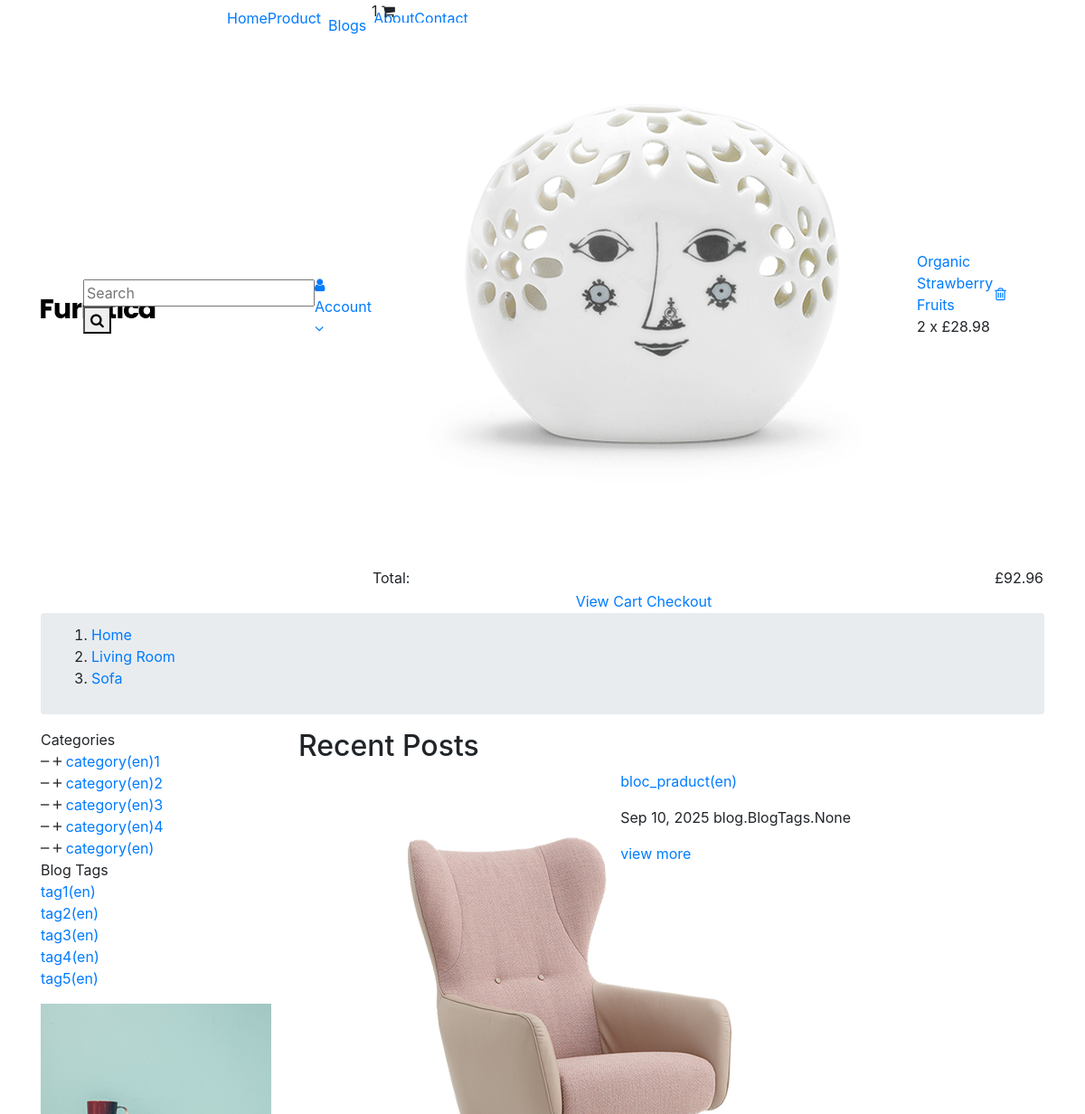
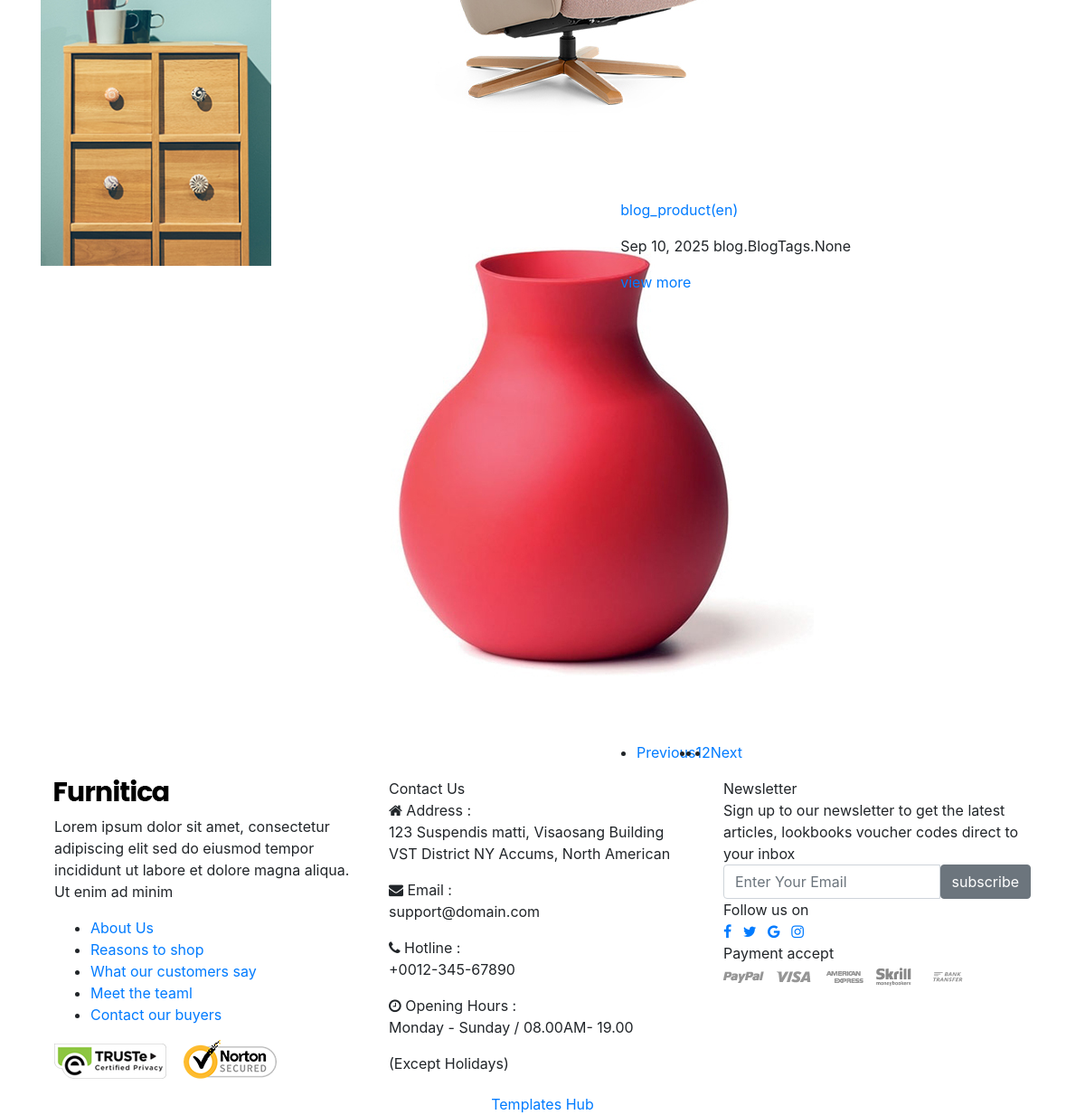
Page /en/blog/product/ on the committed database (2 pictures, top to bottom).
### apps/blog/models.py (models this page shows, shortened)
class BlogCategory(BaseModel):
    title = models.CharField(max_length=255)
    class Meta:
        verbose_name = 'Blog category'
        verbose_name_plural = 'Blog categories'

class BlogTags(BaseModel):
    title = models.CharField(max_length=255)
    class Meta:
        verbose_name = 'Blog tags'
        verbose_name_plural = 'Blog tags'

class BlogPost(BaseModel):
    class BlogStatus(models.TextChoices):
        DRAFT = 'DRAFT'
        PUBLISHED = 'PUBLISHED'
        DELETED = 'DELETED'
    status = models.CharField(
        max_length=20,
        choices=BlogStatus,
        default=BlogStatus.DRAFT
    )
    title = models.CharField(max_length=255)
    content = RichTextUploadingField()
    image = models.ImageField(upload_to='blogs/', null=True, blank=True)
    category = models.ManyToManyField(BlogCategory, related_name='blogs')
    tag = models.ManyToManyField(
        BlogTags,
        related_name='blogs'
    )
    author = models.ForeignKey(
        BlocAuthorModel,
        on_delete=models.CASCADE,
        related_name='blogs'
    )
    class Meta:
        verbose_name = 'Blog'
        verbose_name_plural = 'Blogs'

### apps/blog/views.py (the view)
# urls.py: path('product/', blog_page_views, name = 'blog'),
def blog_page_views(request):
    blogs = BlogPost.objects.filter(
        status=BlogPost.BlogStatus.PUBLISHED
    )
    categories = BlogCategory.objects.all()
    tags = BlogTags.objects.all()
    most_popular_blogs = (
        BlogPost.objects
        .annotate(views_count=Count('views', distinct=True))
        .order_by('-views_count')[:4]
    )
    context = {
        "blogs": blogs,
        "categories": categories,
        "tags": tags,
        "most_popular_blogs": most_popular_blogs,
    }
    return render(
        request, 'blog-list-sidebar-left.html',
        context
    )

### apps/about/templatetags/my_tags.py (called while the page is built)
@register.simple_tag
def get_full_url(request, lang):
    path = request.path.split('/')
    path[1] = lang
    return '/'.join(path)

### template/blog-list-sidebar-left.html (shortened to what this page needs)
{% extends 'layout/base.html' %}
{% load static %}
{% block body_id %}id="blog-list-sidebar-left" class="blog"{% endblock %}
{% block content %}
{% load i18n %}
    <div class="main-content"`>
        <div id="wrapper-site">
            <div id="content-wrapper">
                <div id="main">
                    <div class="page-home">
                        <nav class="breadcrumb-bg">
                            <div class="container no-index">
                                <div class="breadcrumb">
                                    <ol>
                                        <li>
                                            <a href="{% url 'about:home' %}">
                                                <span>{% trans 'Home' %}</span>
                                            </a>
                                        </li>
                                        <li>
                                            <a href="{% url 'product:products' %}">
                                                <span>{% trans 'Living Room' %}</span>
                                            </a>
                                        </li>
                                        <li>
                                            <a href="{% url 'about:abouts' %}">
                                                <span>{% trans 'Sofa' %}</span>
                                            </a>
                                        </li>
                                    </ol>
                                </div>
                            </div>
                        </nav>
                        <div class="container">
                            <div class="content">
                                <div class="row">
                                    <div class="sidebar-3 sidebar-collection col-lg-3 col-md-3 col-sm-4">
                                        <div class="sidebar-block">
                                            <div class="title-block">{% trans 'Categories' %}</div>
                                            <div class="block-content">
                                                {% for cat in categories %}
                                                <div class="cateTitle hasSubCategory open level1">
                                                    <span class="arrow collapse-icons collapsed" data-toggle="collapse" data-target="#livingroom" aria-expanded="false" role="status">
                                                        <i class="zmdi zmdi-minus"></i>
                                                        <i class="zmdi zmdi-plus"></i>
                                                    </span>
                                                    <a class="cateItem" href="#">{{ cat.title }}</a>
                                                </div>
                                                {% endfor %}
                                            </div>
                                        </div>
                                        <div class="sidebar-block product-tags">
                                            <div class="title-block">
                                                {% trans 'Blog Tags' %}
                                            </div>
                                            <div class="block-content">
                                                <ul class="listSidebarBlog list-unstyled">
                                                    {% for tag in tags %}
                                                        <li>
                                                        <a href="#" title="Show products matching tag Hot Trend">{{ tag.title }}</a>
                                                    </li>
                                                    {% endfor %}
                                                </ul>
                                            </div>
                                        </div>
                                        <div class="sidebar-block group-image-special">
                                            <div class="effect">
                                                <a href="#">
                                                    <img class="img-fluid" src="{% static 'img/blog/advertising.jpg' %}" alt="banner-2" title="banner-2">
                                                </a>
                                            </div>
                                        </div>
                                    </div>
                                    <div class="col-sm-8 col-lg-9 col-md-9 flex-xs-first main-blogs">
                                        <h2>{% trans 'Recent Posts' %}</h2>
                                        <div class="list-content row">
                                            {% for blog in blogs %}
                                            <div class="hover-after col-md-5 col-xs-12">
                                                <a href="{% url 'blogs:blog-detail' pk=blog.id %}">
                                                    <img src="{{ blog.image.url }}" alt="img">
                                                </a>
                                            </div>
                                            <div class="late-item col-md-7 col-xs-12">
                                                <p class="content-title">
                                                    <a href="{% url 'blogs:blog-detail' pk=blog.id %}">{{ blog.title|slice:":50" }}</a>
                                                </p>
                                                <p class="post-info">
                                                    <span>{{ blog.created_at|date:"M d, Y" }}</span>
                                                    <span>{{ blog.tag }}</span>
                                                </p>
                                                <span class="view-more">
                                                    <a href="">{% trans 'view more' %}</a>
                                                </span>
                                            </div>
                                            {% endfor %}
                                        </div>
                                        <div class="page-list col">
                                            <ul class="justify-content-center d-flex">
                                                <li>
                                                    <a rel="prev" href="#" class="previous disabled js-search-link">
                                                        {% trans 'Previous' %}
                                                    </a>
                                                </li>
                                                <li class="current active">
                                                    <a rel="nofollow" href="#" class="disabled js-search-link">
                                                        1
                                                    </a>
                                                </li>
                                                <li>
                                                    <a rel="nofollow" href="#" class="disabled js-search-link">
                                                        2
                                                    </a>
                                                </li>
                                                <li>
                                                    <a rel="next" href="#" class="next disabled js-search-link">
                                                        {% trans 'Next' %}
                                                    </a>
                                                </li>
                                            </ul>
                                        </div>
                                    </div>
                                </div>
                            </div>
                        </div>
                    </div>
                </div>
            </div>
        </div>
    </div>
{% endblock %}

### rows in the picture
BlogCategory: title "category(en)1"
BlogCategory: title "category(en)2"
BlogCategory: title "category(en)3"
BlogCategory: title "category(en)4"
BlogCategory: title "category(en)"
BlogTags: title "tag1(en)"
BlogTags: title "tag2(en)"
BlogTags: title "tag3(en)"
BlogTags: title "tag4(en)"
BlogTags: title "tag5(en)"
BlogPost: image (picture), title "bloc_praduct(en)", created_at "Sep 10, 2025", tag "blog.BlogTags.None"
BlogPost: image (picture), title "blog_product(en)", created_at "Sep 10, 2025", tag "blog.BlogTags.None"
